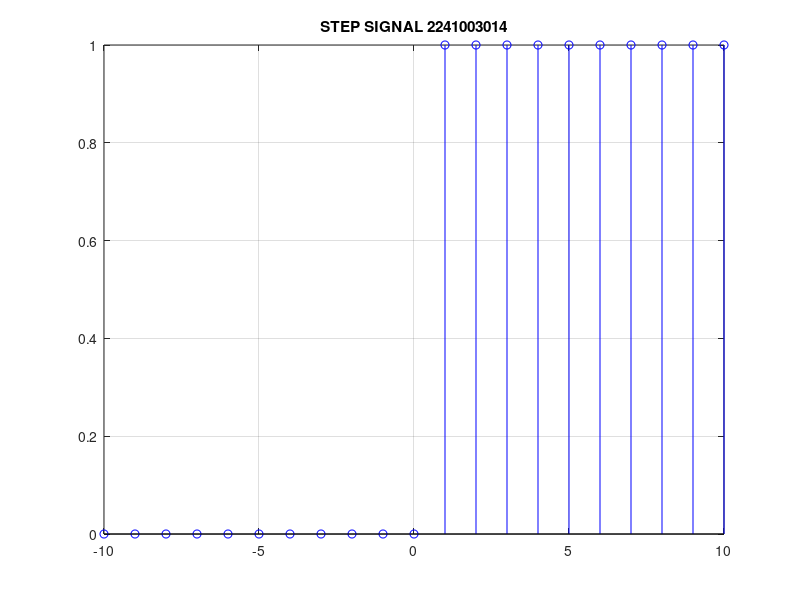

This chart was generated by the following MATLAB code:
%UNIT STEP SIGNAL 

clc ;
close all;
clear all;

t=-10:01:10;
l= length(t);
for i=1:length(t)
if t(i)>0
    x(i)=1;
else
    x(i)=0;
end
end
plot(t,x)
stem(t,x, 'b')
grid on;
title('STEP SIGNAL 2241003014');
